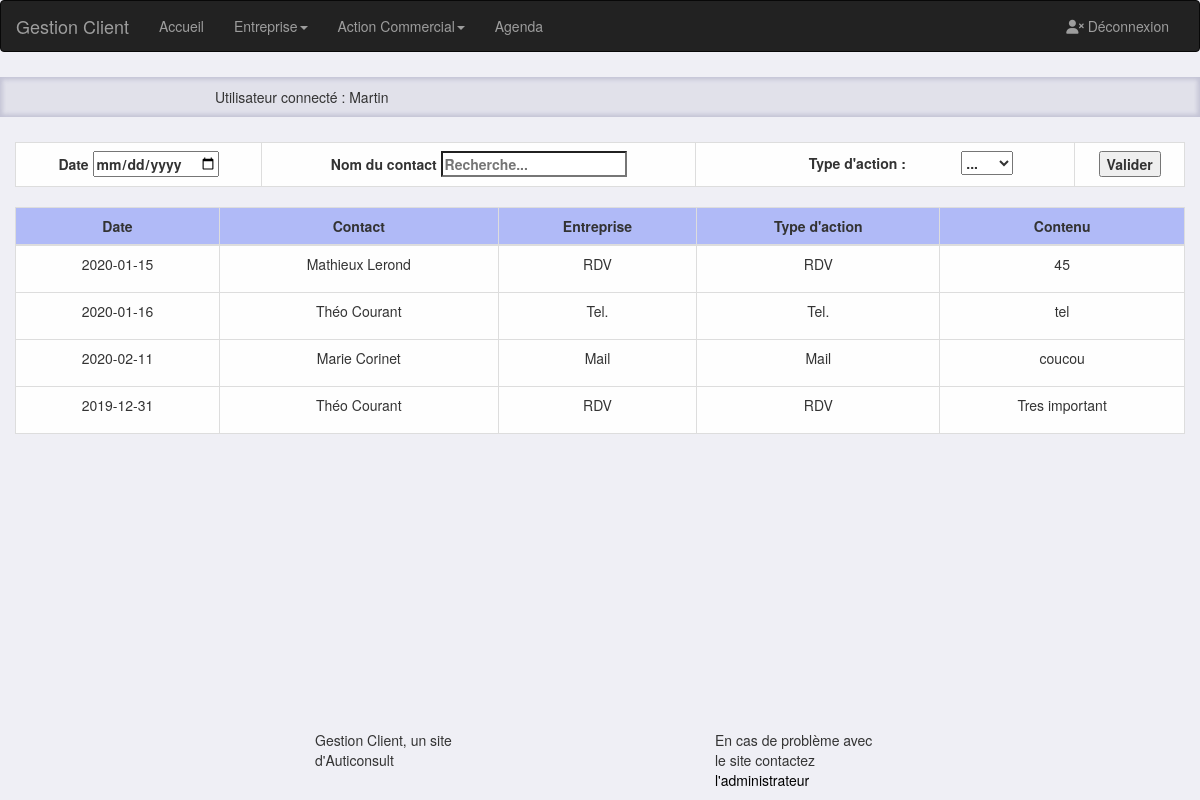
/index.php?rechercheaction (signed in), run on the app's committed database.
### tables this page shows
CREATE TABLE IF NOT EXISTS `tb_actioncom` (
  `act_id` int(11) NOT NULL AUTO_INCREMENT,
  `act_date` date NOT NULL,
  `act_contact` int(11) NOT NULL,
  `act_type` varchar(11) NOT NULL,
  `act_contenu` text NOT NULL,
  `act_log_id` int(11) NOT NULL,
  PRIMARY KEY (`act_id`)
);

CREATE TABLE IF NOT EXISTS `tb_contact` (
  `con_id` int(11) NOT NULL AUTO_INCREMENT,
  `con_name` varchar(20) NOT NULL,
  `con_surname` varchar(20) NOT NULL,
  `con_phone` int(11) NOT NULL,
  `con_mail` varchar(30) NOT NULL,
  `con_principal` tinyint(1) NOT NULL,
  `con_ntr_id` int(11) NOT NULL,
  PRIMARY KEY (`con_id`)
);

### controleur/rechercheaction.inc.php (called while the page is built, shortened)
<?php
    include_once ("modele/rechercheaction.lib.php");
    $action = selectionAction();
    include_once ("vue/navbar.inc.php");
    include_once ("vue/rechercheaction.inc.php");
    include_once ("vue/footer.inc.php");
?>

### modele/rechercheaction.lib.php (called while the page is built, shortened)
<?php
    function selectionAction(){
        global $pdo;
        $idlog = $_SESSION['id'];
        $req = $pdo -> prepare("Select * from tb_actioncom Left join tb_contact on tb_actioncom.act_contact = tb_contact.con_id where act_log_id = '$idlog' ");
        $req->execute(array($_SESSION['login']));
        if(isset($_POST['date']) AND !empty($_POST['date'])) {
            $q = htmlspecialchars($_POST['date']);
            $action = $pdo->query('Select * from tb_actioncom Left join tb_contact on tb_actioncom.act_contact = tb_contact.con_id where act_log_id = '.$idlog.' AND act_id LIKE "%'.$q.'%" ');
            return $action;
        } else if(isset($_POST['nom_contact']) AND !empty($_POST['nom_contact'])) {
            $q = htmlspecialchars($_POST['nom_contact']);
            $action = $pdo->query('Select * from tb_actioncom Left join tb_contact on tb_actioncom.act_contact = tb_contact.con_id where act_log_id = '.$idlog.' AND tb_contact.con_name LIKE "%'.$q.'%" ');
            return $action;
        }else if(isset($_POST['typeaction']) AND !empty($_POST['typeaction'])) {
            $q = htmlspecialchars($_POST['typeaction']);
            $action = $pdo->query('Select * from tb_actioncom Left join tb_contact on tb_actioncom.act_contact = tb_contact.con_id where act_log_id = '.$idlog.' AND act_type LIKE "%'.$q.'%" ');
            return $action;
        }
        else{
            $action = $req->fetchAll();
            return $action;
    }
}
?>

### vue/rechercheaction.inc.php (the view, shortened to what this page needs)
<div class="container">
    <div class="row">
        <div class="table-responsive">
            <table class="table table-hover table-bordered table-color">
                <form  action="index.php?rechercheaction" method="post">
                    <tr>
                        <th scope="col">
                            Date
                           <input type="date" name="date" />
                        </th>
                        <th scope="col">
                            Nom du contact
                           <input type="search" name="nom_contact" placeholder="Recherche..." />
                        </th>
                        <th scope="col">
                          <label for="typeaction">Type d'action : </label>
                            <select name="typeaction" id="typeaction">
                                <option label="...">
                                <option value="RDV">RDV</option>
                                <option value="Tel.">Tel.</option></th>
                         <th scope="col">
                            <input type="submit" value="Valider" />
                        </th>
                    </tr>
                </form>
            </table>
        </div>
    </div>
</div>
    <div class="container">
        <div class="row">
            <div class="table-responsive">
                <table class="table table-hover table-bordered table-color">
                    <thead>
                        <tr bgcolor="#b0baf7">
                            <th>Date</th>
                            <th scope="col">Contact</th>
                            <th align="center">Entreprise</th>
                            <th align="center">Type d'action</th>
                            <th align="center">Contenu</th>
                        </tr>
                    </thead>
                    <tbody>
                        <?php
                        foreach ($action as $action){
                            ?>
                                <tr>
                                    <td align="center">
                                        <p><?php echo $action->act_date; ?></p>
                                    </td>
                                    <td align="center">
                                        <p><?php echo $action->con_name; ?></p>
                                    </td>
                                    <td align="center">
                                        <p> <?php echo $action->act_type; ?> </p>
                                    </td>
                                    <td align="center">
                                        <p> <?php echo $action->act_type; ?> </p>
                                    </td>
                                    <td align="center">
                                        <p> <?php echo $action->act_contenu; ?> </p>
                                    </td>
                                </tr>
                            <?php
                        }
                        ?>
                    </tbody>
                </table>
            </div>
        </div>
    </div>

### inc/css/style.css (style rules this page uses)
body { background-color: #efeff5; }
.table-color { background-color: #fefefe; }
form { margin: 0 auto; width: 400px; }
label { width: 200px; }
th { text-align: center; }

### data on the page
tb_actioncom: act_date "2020-01-15", tb_contact.con_name "Mathieux Lerond", act_type "RDV", act_contenu "45"
tb_actioncom: act_date "2020-01-16", tb_contact.con_name "Théo Courant", act_type "Tel.", act_contenu "tel"
tb_actioncom: act_date "2020-02-11", tb_contact.con_name "Marie Corinet", act_type "Mail", act_contenu "coucou"
tb_actioncom: act_date "2019-12-31", tb_contact.con_name "Théo Courant", act_type "RDV", act_contenu "Tres important"

### other printed values
$_SESSION['nom'] "Martin"
